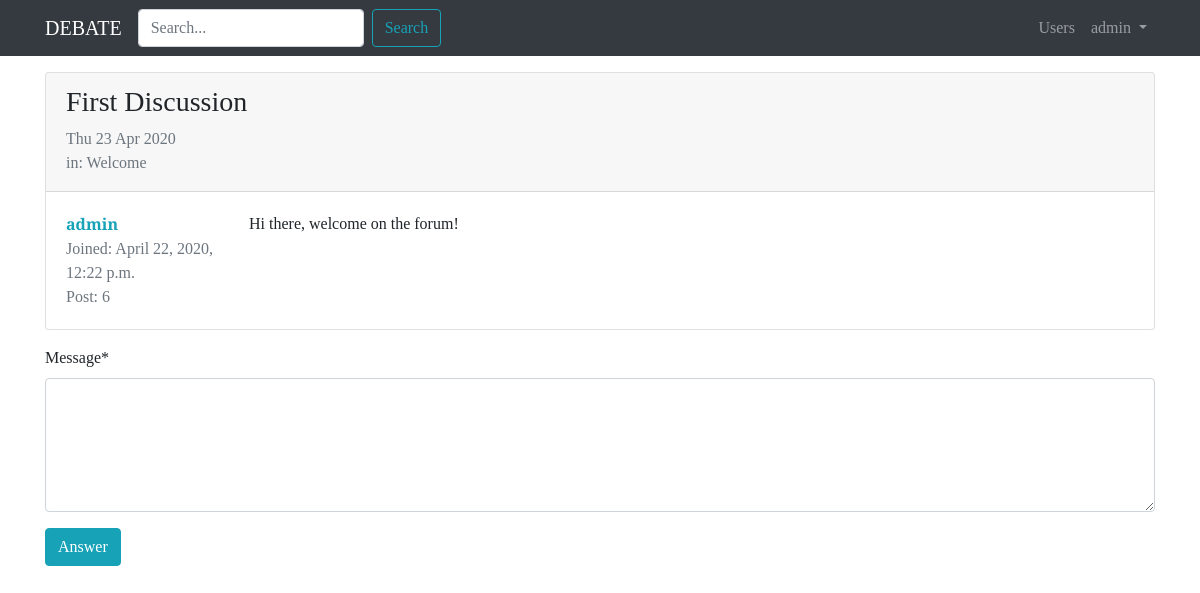
Page /forum/discussion/1 (signed in) on the committed database.
### forum/models.py (models this page shows, shortened)
class Discussion(models.Model):
  title = models.CharField(max_length=120)
  creation_date = models.DateTimeField(auto_now_add=True)
  author_discussion = models.ForeignKey(User, on_delete=models.CASCADE, related_name="discussions")
  belong_section = models.ForeignKey(Section, on_delete=models.CASCADE)

class Post(models.Model):
  author_post = models.ForeignKey(User, on_delete=models.CASCADE, related_name="posts")
  content = models.TextField()
  creation_date = models.DateTimeField(auto_now_add=True)
  discussion = models.ForeignKey(Discussion, on_delete=models.CASCADE)

class Section(models.Model):
  name_section = models.CharField(max_length=80)
  description = models.CharField(max_length=150, blank=True, null=True)
  logo_section = models.ImageField(blank=True, null=True)
  def __str__(self):
    return self.name_section

### forum/views.py (the view)
def visualizeDiscussion(request, pk):
  discussion = get_object_or_404(Discussion, pk=pk)
  posts_discussion = Post.objects.filter(discussion=discussion)
  form_response = PostModelForm()
  context = {"discussion": discussion,
             "posts_discussion": posts_discussion,
             "form_response": form_response
             }
  return render(request, "forum/single_discussion.html", context)

### forum/forms.py
class PostModelForm(forms.ModelForm):
    class Meta:
      model = Post
      fields = ["content"]
      widgets = {
        "content" : forms.Textarea(attrs={'rows': '5'})
      }
      labels = {
        "content" : "Message"
      }

### forum/templates/forum/single_discussion.html (shortened to what this page needs)
{% extends 'base.html' %}
{% load crispy_forms_tags %}
{% block content %}
  {% for post in posts_discussion %}
      <div class="card my-3">
      {% if forloop.first %}
          <div class="card-header pb-0">
            <h3>{{ discussion.title }}</h3>
            <p class="text-muted">{{ discussion.creation_date|date:"D d M Y" }}
            <br>in: {{ discussion.belong_section }}</p>
          </div>
      {% else %}
          <div class="card-header py-0">
            <p class="text-muted mb-0">{{ post.creation_date|date:"d M Y" }}</p>
          </div>
      {% endif %}
        <div class="card-body">
          <div class="row">
            <div class="col-xl-2 col-4">
              <p class="mb-0"><a href="{% url 'user_profile' username=post.author_post.username %}"><strong>{{ post.author_post }}</strong></a></p>
              <p class="text-muted mb-0">Joined: {{ post.author_post.date_joined }}</p>
              <p class="text-muted mb-0">Post: {{ post.author_post.posts.count }}</p>
            </div>
            <div class="col-xl-10 col-8">
              <p class="my-0">{{ post.content|linebreaks }}</p>
            </div>
          </div>
        </div>
      </div>
  {% endfor %}
  {% if request.user.is_authenticated %}
    {% include 'forum/form_response.html' %}
  {% else %}
    <div class="alert alert-info" role="alert">
      In order to join a discussion you need to <a href="{% url 'login' %}?next={{ request.get_full_path }}">Log In</a>
    </div>
  {% endif %}
{% endblock content %}

### templates/base.html (shortened to what this page needs)
{% load static %}
<!doctype html>
<html lang="en">
<head>
  <link rel="stylesheet" href="https://stackpath.bootstrapcdn.com/bootstrap/4.4.1/css/bootstrap.min.css"
>
  <link rel="stylesheet" href="{% static '/css/debate.css' %}">
</head>
<body>
  <nav class="navbar navbar-expand-lg navbar-dark bg-dark">
    <div class="container">
      <a class="navbar-brand" href="/">DEBATE</a>
      <div class="collapse navbar-collapse" id="navbarSupportedContent">
        <form class="form-inline my-2 my-lg-0">
          <input class="form-control mr-sm-2" type="search" placeholder="Search..." aria-label="Search">
          <button class="btn btn-outline-info my-2 my-sm-0" type="submit">Search</button>
        </form>
        <ul class="navbar-nav ml-auto">
          <li class="nav-item">
            <a class="nav-link" href="{% url 'user_list' %}">Users<span class="sr-only">(current)</span></a>
          </li>
          {% if request.user.is_authenticated %}
            <li class="nav-item dropdown">
              <a class="nav-link dropdown-toggle" href="#" id="navbarDropdown" role="button" data-toggle="dropdown"
                aria-haspopup="true" aria-expanded="false">
                {{ request.user.username }}
              </a>
            </li>
              {% endif %}
          </ul>
        </div>
      </div>
  </nav>
  <div class="container">
    {% block content %}
    {% endblock content %}
  </div>
</body>
</html>

### static-storage/css/debate.css (style rules this page uses)
body { font-family: 'Playfair Display', serif; }
a, a:hover { color: #17a2b8; }

### rows in the picture
Post: author_post "admin", author_post.date_joined "April 22, 2020, 12:22 p.m.", author_post.posts.count "6", content "Hi there, welcome on the forum!"
Discussion: title "First Discussion", creation_date "Thu 23 Apr 2020", belong_section "Welcome"

### other values in the picture
{{ request.user.username }} "admin"
